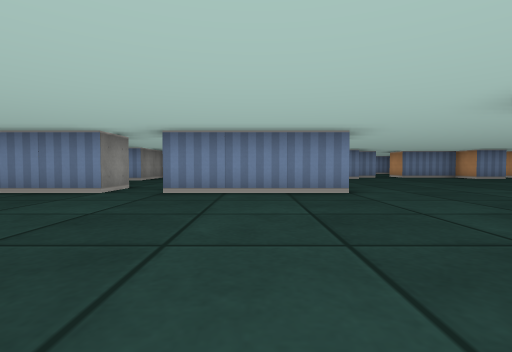
view 1 (above)

24 first-person views from a walk through a cub3D maze. The camera is about half as high as the walls, tilts 2° down and sees 85° across. The floor is counted in squares. Each view is taken from the middle of a square. On the plan, view 1 faces up. The plan holds only what a view shows up to about 9 squares ahead; the rest is blank.

view 2
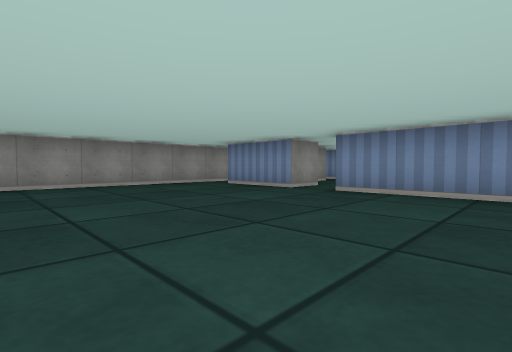

view 3
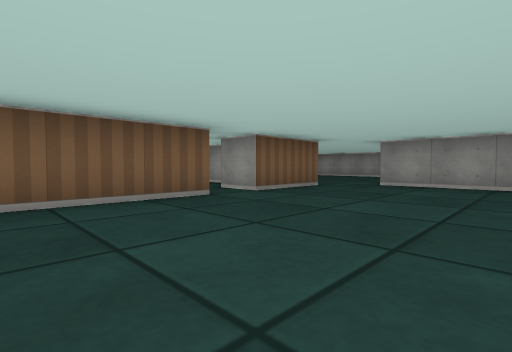

view 4
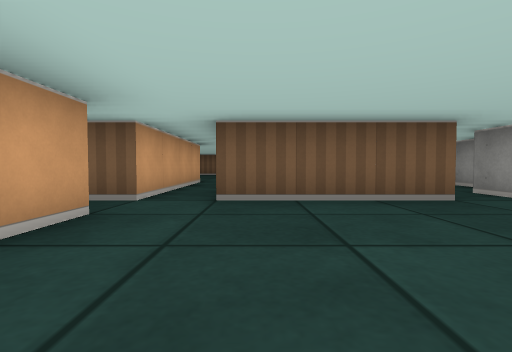

view 5
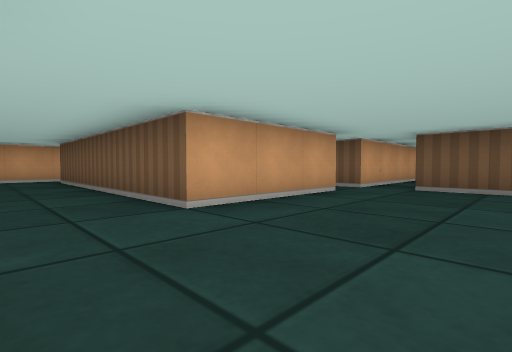

view 6
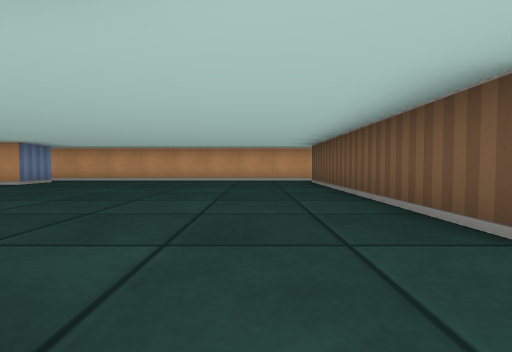

view 7
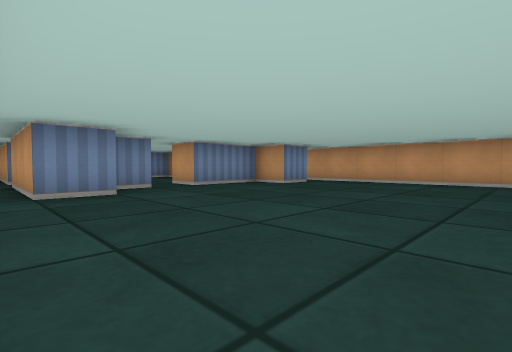

view 8
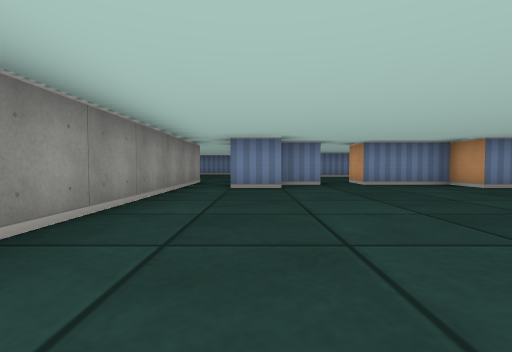

view 9
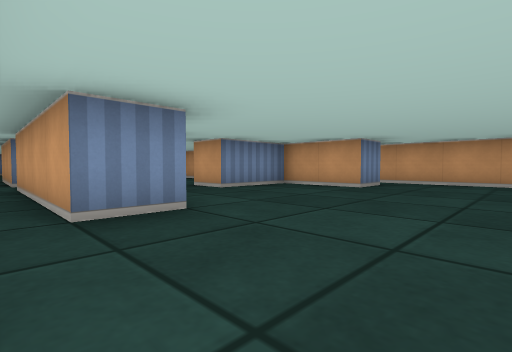

view 10
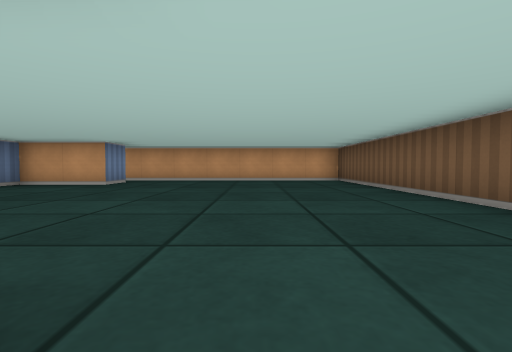

view 11
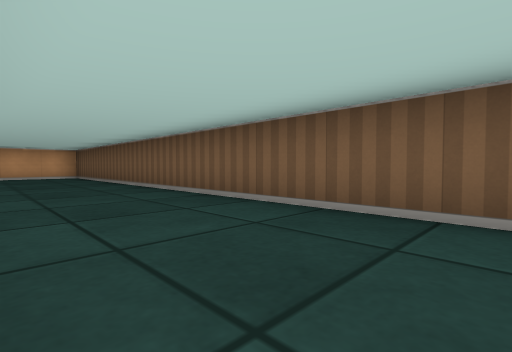

view 12
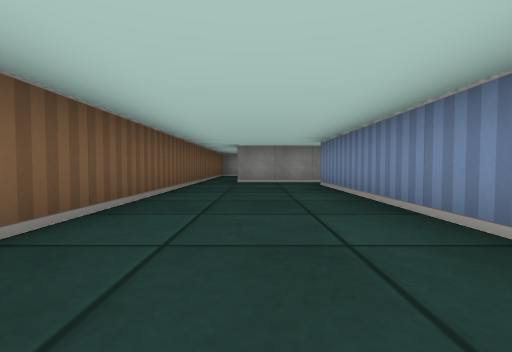

view 13
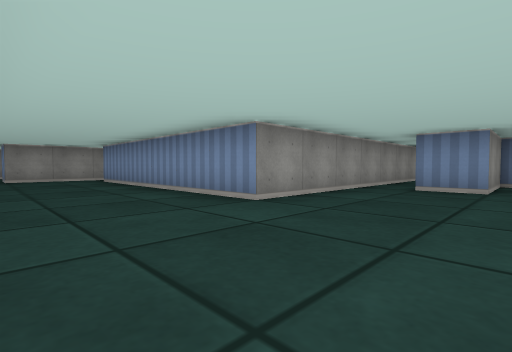

view 14
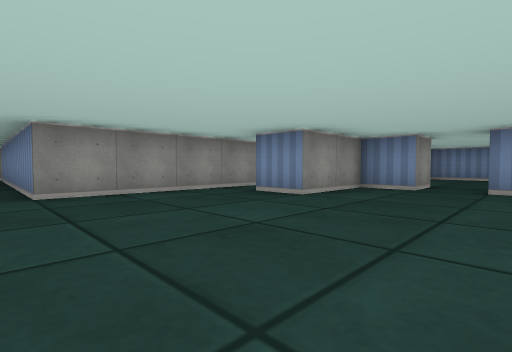

view 15
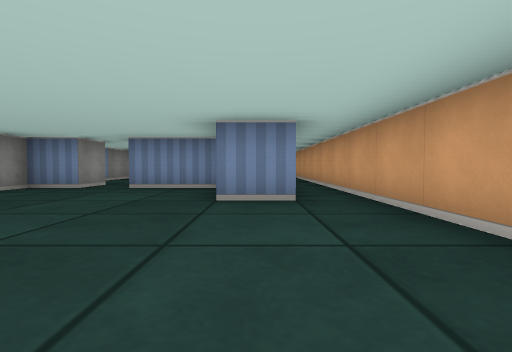

view 16
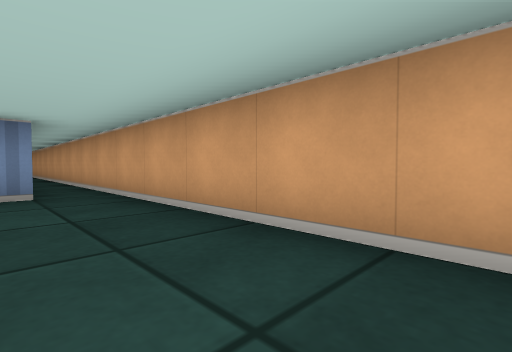

view 17
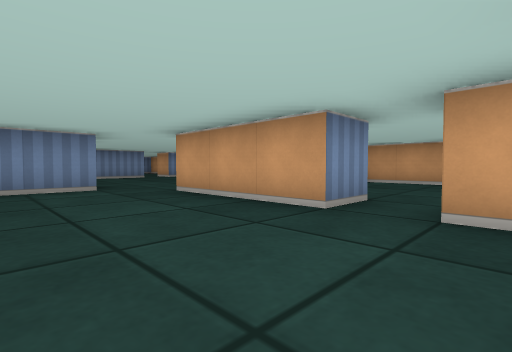

view 18
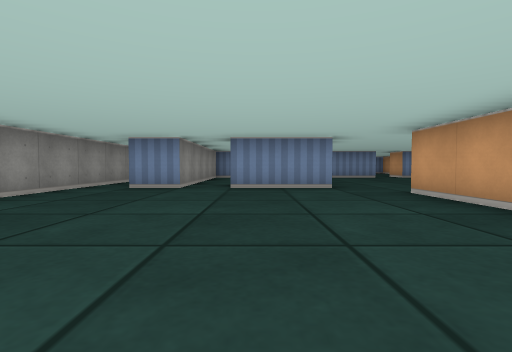

view 19
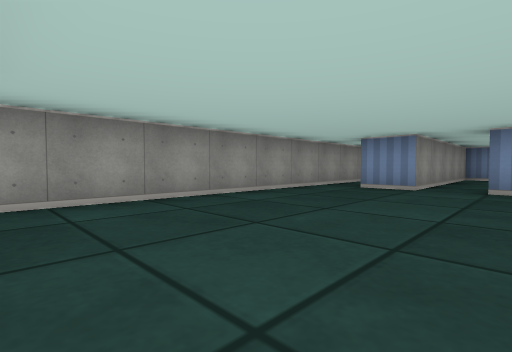

view 20
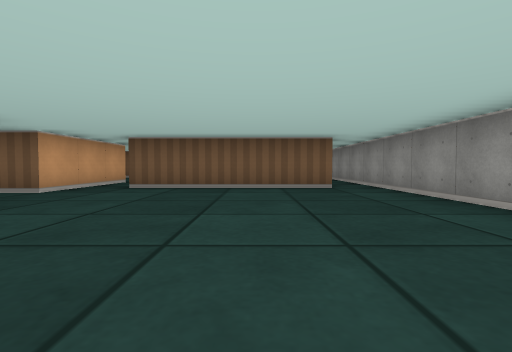

view 21
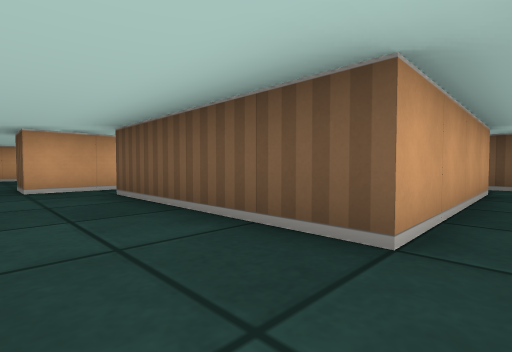

view 22
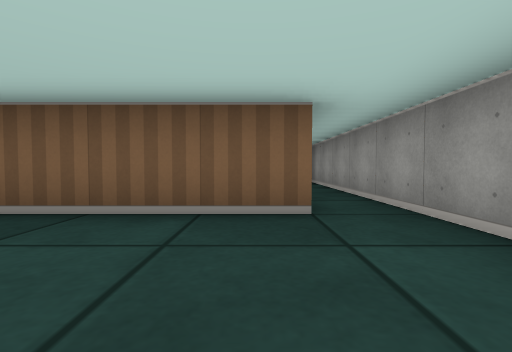

view 23
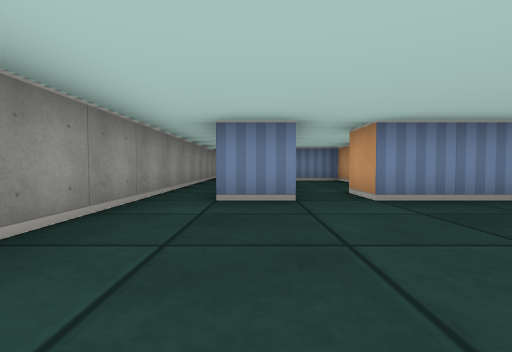

view 24
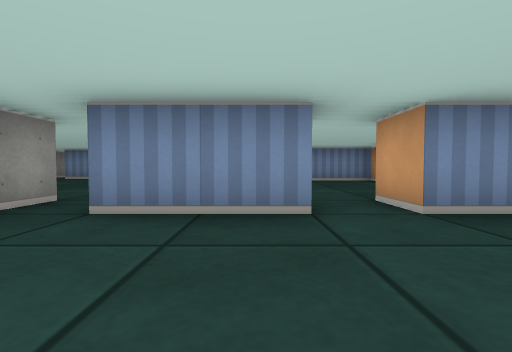

### Floor plan
Points are (right, up) in squares from view 1. A wall is a line through its corners. A room is listed if a view was taken in it or the views show most of it. See-through windows are left out.
Room 1 (views 1, 2, 3, 4, 5, 24)
walls: (-1.6, -1.5) (1.5, -1.5); (-4.5, -1.5) (-2.5, -1.5) (-2.5, -2.5); (0.4, 4.5) (-1.5, 4.5) (-1.5, 5.5); (1.5, -1.8) (1.5, -5.5); (-2.5, 5.6) (-2.5, 4.5) (-4.5, 4.5); (2.5, -0.5) (2.5, 2.5); (-5.5, 5.5) (-5.5, -0.5) (-6.5, -0.5); (2.5, -5.5) (2.5, -1.5)
ways out: opening at (2, 3.7) to room 2; opening at (2, -6) to room 3; opening at (-5.5, -1) to room 4; opening at (-2, -2) to room 5; opening at (-5, 5); opening at (-2, 5); opening at (3, -1)
Room 2 (views 6, 7, 8)
walls: (3.6, 9.5) (2.5, 9.5) (2.5, 11.5); (8.5, 9.5) (7.5, 9.5) (7.5, 10.5) (5.5, 10.5); (1.6, 4.5) (0.4, 4.5); (4.6, 10.5) (3.5, 10.5); (2.5, 2.5) (8.5, 2.5); (1.5, 11.5) (1.5, 5.6); (9.5, -5.5) (9.5, 10.2)
ways out: opening at (2, 3.7) to room 1; opening at (9, -5) to room 3; opening at (2, 10.5); opening at (5, 11); opening at (9, 9)
Room 3 (views 9, 10, 11, 12, 13, 14, 15, 16)
walls: (1.5, -5.5) (1.5, -8.5) (-4.5, -8.5) (-4.5, -6.5); (4.5, -3.5) (3.5, -3.5) (3.5, -5.5) (2.5, -5.5); (8.6, -5.5) (7.5, -5.5) (7.5, -3.5) (5.5, -3.5); (-5.5, -8.1) (-5.5, -10.5) (-6.5, -10.5); (-7, -11.5) (9.5, -11.5) (9.5, -5.5)
ways out: opening at (2, -6) to room 1; opening at (9, -5) to room 2; opening at (-5, -7.5) to room 4; opening at (-6, -11); opening at (5, -3)
Room 4 (views 17, 18, 19, 20, 21, 22, 23)
walls: (-8.5, -0.5) (-9.5, -0.5); (-4.5, -4.5) (-4.5, -1.5); (-6.5, -0.5) (-7.5, -0.5); (-10.5, -0.5) (-10.5, -11.5); (-4.5, -6.5) (-4.5, -5.5); (-9.5, -10.5) (-9.5, -6.5) (-5.5, -6.5)
ways out: opening at (-5.5, -1) to room 1; opening at (-5, -7.5) to room 3; opening at (-4, -5) to room 5; opening at (-8, 0) to room 6; opening at (-10, 0)
Room 5 (no view inside)
walls: (-3.5, -3.8) (-3.5, -4.5) (-4.5, -4.5); (-4.5, -5.5) (-3.5, -5.5); (0.5, -5.9) (0.5, -2.8)
ways out: opening at (-2, -2) to room 1; opening at (-4, -5) to room 4
Room 6 (no view inside)
walls: (-6.5, 3.5) (-6.5, 4.5) (-8.5, 4.5) (-8.5, -0.5); (-7.5, -0.5) (-7.5, 0.5)
ways out: opening at (-8, 0) to room 4

Where each view was taken, in squares from view 1:
view 1: 0 up, 0 right, facing up
view 2: 0 up, 1 right, facing up-left
view 3: 2 up, 1 right, facing down-left
view 4: 2 up, 1 right, facing down
view 5: 4 up, 0 right, facing down-right
view 6: 4 up, 1 right, facing right
view 7: 5 up, 2 right, facing up-right
view 8: 4 up, 3 right, facing up
view 9: 8 down, 2 right, facing up-right
view 10: 9 down, 1 right, facing right
view 11: 9 down, 2 left, facing down-right
view 12: 10 down, 2 right, facing left
view 13: 11 down, 4 right, facing up-left
view 14: 9 down, 6 right, facing up-left
view 15: 9 down, 8 right, facing up
view 16: 10 down, 8 right, facing up-right
view 17: 6 down, 7 left, facing up-right
view 18: 6 down, 7 left, facing up
view 19: 6 down, 7 left, facing up-left
view 20: 1 down, 8 left, facing down
view 21: 5 down, 10 left, facing down-right
view 22: 4 down, 9 left, facing down
view 23: 4 down, 9 left, facing up
view 24: 2 up, 3 left, facing up
